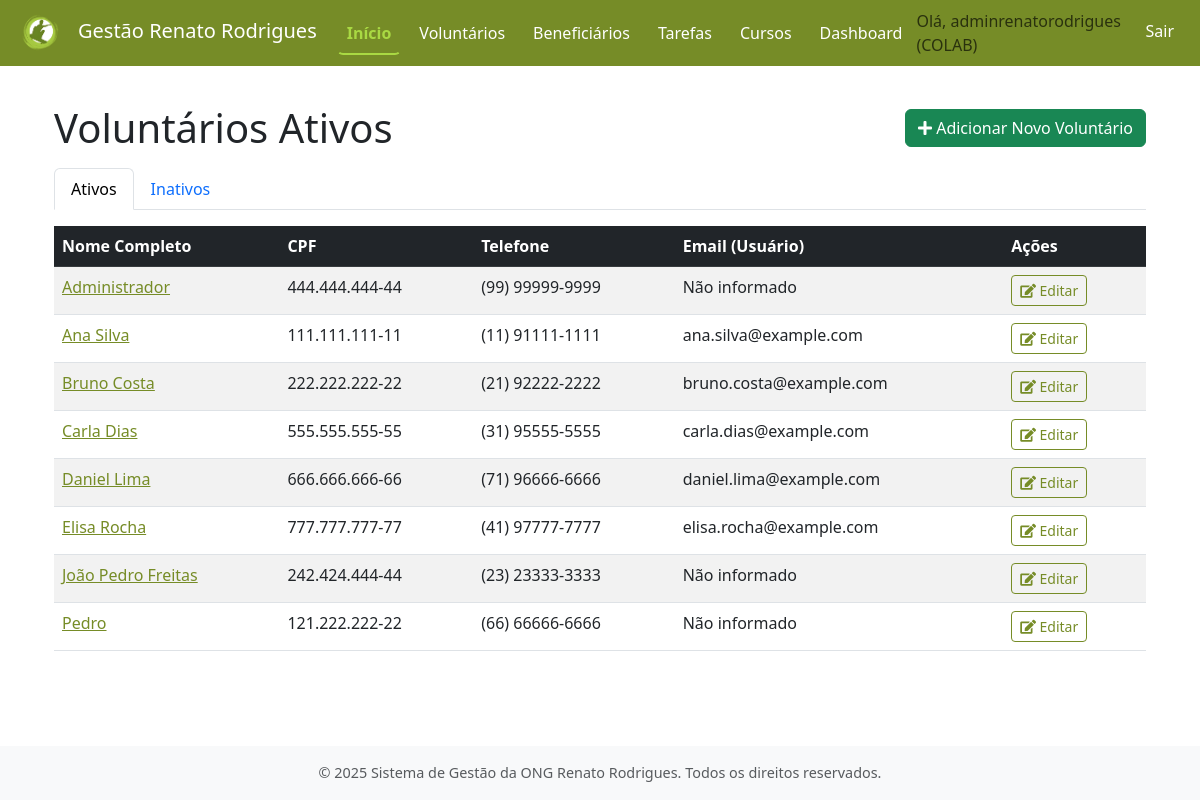
Page /voluntarios/ (signed in) on the committed database.
### contas/models.py (models this page shows, shortened)
class Usuario(AbstractUser):
    TIPOS_USUARIO = [
        ('ADMIN', 'Administrador'),
        ('VOLUNT', 'Voluntário'),
    ]
    tipo_usuario = models.CharField(
        max_length=6,
        choices=TIPOS_USUARIO,
        default='VOLUNT',
        verbose_name='Tipo de Usuário'
    )
    groups = models.ManyToManyField(
        'auth.Group',
        verbose_name='grupos',
        blank=True,
        help_text='Os grupos aos quais este usuário pertence. Um usuário receberá todas as permissões concedidas a cada um de seus grupos.',
        related_name="usuario_set_contas",  # Nome único para related_name
        related_query_name="usuario_contas",
    )
    user_permissions = models.ManyToManyField(
        'auth.Permission',
        verbose_name='permissões do usuário',
        blank=True,
        help_text='Permissões específicas para este usuário.',
        related_name="usuario_set_contas_perm",  # Nome único para related_name
        related_query_name="usuario_contas_perm",
    )

### voluntarios/models.py (models this page shows, shortened)
class Voluntario(models.Model):
    usuario = models.OneToOneField(
        settings.AUTH_USER_MODEL,
        on_delete=models.CASCADE,
        verbose_name='Usuário',
        help_text='Conta de usuário associada a este voluntário.'
    )
    nome_completo = models.CharField(max_length=255, verbose_name='Nome Completo')
    cpf = models.CharField(max_length=14, unique=True, verbose_name='CPF', help_text='Formato: XXX.XXX.XXX-XX')
    rg = models.CharField(max_length=10, verbose_name='RG') # Tornando obrigatório
    data_nascimento = models.DateField(verbose_name='Data de Nascimento')
    telefone = models.CharField(max_length=20, blank=True, null=True, verbose_name='Telefone Celular', help_text='Formato: (XX) XXXXX-XXXX')
    cep = models.CharField(max_length=9, blank=True, null=True, verbose_name='CEP', help_text='Formato: XXXXX-XXX')
    logradouro = models.CharField(max_length=255, blank=True, null=True, verbose_name='Logradouro')
    numero_endereco = models.CharField(max_length=10, blank=True, null=True, verbose_name='Número')
    complemento_endereco = models.CharField(max_length=100, blank=True, null=True, verbose_name='Complemento')
    bairro = models.CharField(max_length=100, blank=True, null=True, verbose_name='Bairro')
    cidade = models.CharField(max_length=100, blank=True, null=True, verbose_name='Cidade')
    estado = models.CharField(max_length=2, blank=True, null=True, verbose_name='UF') # Sigla do estado, ex: SP
    areas_interesse = models.TextField(blank=True, null=True, verbose_name='Áreas de Interesse', help_text='Descreva as áreas em que o voluntário tem interesse em atuar.')
    disp_seg_m = models.BooleanField(default=False, verbose_name='Segunda (Manhã)')
    disp_seg_t = models.BooleanField(default=False, verbose_name='Segunda (Tarde)')
    disp_seg_n = models.BooleanField(default=False, verbose_name='Segunda (Noite)')
    disp_ter_m = models.BooleanField(default=False, verbose_name='Terça (Manhã)')
    disp_ter_t = models.BooleanField(default=False, verbose_name='Terça (Tarde)')
    disp_ter_n = models.BooleanField(default=False, verbose_name='Terça (Noite)')
    disp_qua_m = models.BooleanField(default=False, verbose_name='Quarta (Manhã)')
    disp_qua_t = models.BooleanField(default=False, verbose_name='Quarta (Tarde)')
    disp_qua_n = models.BooleanField(default=False, verbose_name='Quarta (Noite)')
    disp_qui_m = models.BooleanField(default=False, verbose_name='Quinta (Manhã)')
    disp_qui_t = models.BooleanField(default=False, verbose_name='Quinta (Tarde)')
    disp_qui_n = models.BooleanField(default=False, verbose_name='Quinta (Noite)')
    disp_sex_m = models.BooleanField(default=False, verbose_name='Sexta (Manhã)')
    disp_sex_t = models.BooleanField(default=False, verbose_name='Sexta (Tarde)')
    disp_sex_n = models.BooleanField(default=False, verbose_name='Sexta (Noite)')
    disp_sab_m = models.BooleanField(default=False, verbose_name='Sábado (Manhã)')
    disp_sab_t = models.BooleanField(default=False, verbose_name='Sábado (Tarde)')
    disp_sab_n = models.BooleanField(default=False, verbose_name='Sábado (Noite)')
    disp_dom_m = models.BooleanField(default=False, verbose_name='Domingo (Manhã)')
    disp_dom_t = models.BooleanField(default=False, verbose_name='Domingo (Tarde)')
    disp_dom_n = models.BooleanField(default=False, verbose_name='Domingo (Noite)')
    data_cadastro = models.DateTimeField(auto_now_add=True, verbose_name='Data de Cadastro')
    ativo = models.BooleanField(default=True, verbose_name='Ativo')
    data_inativacao = models.DateTimeField(null=True, blank=True, verbose_name='Data de Inativação')
    class Meta:
        verbose_name = 'Voluntário'
        verbose_name_plural = 'Voluntários'
        ordering = ['nome_completo']
    def get_cpf_formatado(self):
        if self.cpf:
            cpf_numeros = ''.join(filter(str.isdigit, self.cpf))
            if len(cpf_numeros) == 11:
                return f"{cpf_numeros[:3]}.{cpf_numeros[3:6]}.{cpf_numeros[6:9]}-{cpf_numeros[9:]}"
        return self.cpf or ""
    def get_telefone_formatado(self):
        if self.telefone:
            tel_numeros = ''.join(filter(str.isdigit, self.telefone))
            if len(tel_numeros) == 11: # (XX) XXXXX-XXXX
                return f"({tel_numeros[:2]}) {tel_numeros[2:7]}-{tel_numeros[7:]}"
            elif len(tel_numeros) == 10: # (XX) XXXX-XXXX
                return f"({tel_numeros[:2]}) {tel_numeros[2:6]}-{tel_numeros[6:]}"
        return self.telefone or ""

### voluntarios/views.py (the view)
# urls.py: path('', views.listar_voluntarios, name='listar_voluntarios'),
@login_required
def listar_voluntarios(request):
    filtro_ativo_param = request.GET.get('filtro_ativo', 'ativos')
    if filtro_ativo_param == 'inativos':
        voluntarios = Voluntario.objects.filter(ativo=False).order_by('nome_completo')
        titulo_pagina_especifico = 'Voluntários Inativos'
    else: # 'ativos' ou qualquer outro valor
        voluntarios = Voluntario.objects.filter(ativo=True).order_by('nome_completo')
        titulo_pagina_especifico = 'Voluntários Ativos'
        filtro_ativo_param = 'ativos' # Garante que o valor seja 'ativos' se não for 'inativos'
    contexto = {
        'voluntarios': voluntarios,
        'titulo_pagina': titulo_pagina_especifico,
        'filtro_ativo_atual': filtro_ativo_param
    }
    return render(request, 'voluntarios/listar_voluntarios.html', contexto)

### voluntarios/templates/voluntarios/listar_voluntarios.html (shortened to what this page needs)
{% extends "core/base.html" %}
{% block content %}
<div class="container mt-4">
    <div class="d-flex flex-column flex-md-row justify-content-md-between align-items-md-center mb-3">
        <h1 class="mb-2 mb-md-0">{{ titulo_pagina }}</h1>
        <a href="{% url 'voluntarios:cadastrar_voluntario' %}" class="btn btn-success align-self-start align-self-md-auto">
            <i class="fas fa-plus"></i> Adicionar Novo Voluntário
        </a>
    </div>
    <ul class="nav nav-tabs mb-3">
        <li class="nav-item">
            <a class="nav-link {% if filtro_ativo_atual == 'ativos' %}active{% endif %}" href="{% url 'voluntarios:listar_voluntarios' %}?filtro_ativo=ativos">Ativos</a>
        </li>
        <li class="nav-item">
            <a class="nav-link {% if filtro_ativo_atual == 'inativos' %}active{% endif %}" href="{% url 'voluntarios:listar_voluntarios' %}?filtro_ativo=inativos">Inativos</a>
        </li>
    </ul>
    {% if voluntarios %}
        <div class="table-responsive">
            <table class="table table-striped table-hover">
                <thead class="table-dark">
                    <tr>
                        <th>Nome Completo</th>
                        <th>CPF</th>
                        <th>Telefone</th>
                        <th>Email (Usuário)</th>
                        <th>Ações</th>
                    </tr>
                </thead>
                <tbody>
                    {% for voluntario in voluntarios %}
                    <tr>
                        <td>
                            <a href="{% url 'voluntarios:detalhar_voluntario' voluntario.id %}">
                                {{ voluntario.nome_completo }}
                            </a>
                        </td>
                        <td>{{ voluntario.get_cpf_formatado|default:"Não informado" }}</td>
                        <td>{{ voluntario.get_telefone_formatado|default:"Não informado" }}</td>
                        <td>{{ voluntario.usuario.email|default:"Não informado" }}</td>
                        <td>
                            <div class="d-flex flex-column flex-md-row">
                                <a href="{% url 'voluntarios:editar_voluntario' voluntario.id %}" class="btn btn-sm btn-outline-primary mb-1 mb-md-0 me-md-1" title="Editar">
                                    <i class="fas fa-edit"></i> Editar
                                </a>
                            </div>
                        </td>
                    </tr>
                    {% endfor %}
                </tbody>
            </table>
        </div>
    {% endif %}
</div>
{% endblock content %}

### core/templates/core/base.html (shortened to what this page needs)
<!DOCTYPE html>
<html lang="pt-br">
  <head>
    <link
      href="https://cdn.jsdelivr.net/npm/bootstrap@5.3.0-alpha1/dist/css/bootstrap.min.css"
      rel="stylesheet"
    />
    <link
      rel="stylesheet"
      href="https://cdnjs.cloudflare.com/ajax/libs/font-awesome/5.15.4/css/all.min.css"
    />
    {% load static %}
    <link rel="stylesheet" href="{% static 'core/css/estilos.css' %}" />
  </head>
  <body>
    <nav class="navbar navbar-expand-lg navbar-custom fixed-top">
      <div class="container-fluid">
        <a class="navbar-brand" href="{% url 'core:pagina_inicial' %}">
          <img src="{% static 'core/img/logo_ong.png' %}" alt="Logo da ONG" style="height: 40px; margin-right: 10px;">Gestão Renato Rodrigues
        </a>
        <div class="collapse navbar-collapse" id="navbarNav">
          <ul class="navbar-nav me-auto mb-2 mb-lg-0">
            <li class="nav-item">
              <a
                class="nav-link active"
                aria-current="page"
                href="{% url 'core:pagina_inicial' %}"
                >Início</a
              >
            </li>
            {% if user.is_authenticated %}
            <li class="nav-item">
              <a class="nav-link" href="{% url 'voluntarios:listar_voluntarios' %}">Voluntários</a>
            </li>
            <li class="nav-item">
              <a class="nav-link" href="{% url 'beneficiarios:listar_beneficiarios' %}">Beneficiários</a>
            </li>
            <li class="nav-item">
              <a class="nav-link" href="{% url 'tarefas:listar_tarefas' %}">Tarefas</a>
            </li>
            <li class="nav-item">
              <a class="nav-link" href="{% url 'cursos:listar_cursos_ong' %}">Cursos</a>
            </li>
            <li class="nav-item">
              <a class="nav-link" href="{% url 'dashboard:painel_principal' %}">Dashboard</a>
            </li>
            {% endif %}
          </ul>
          <ul class="navbar-nav">
            {% if user.is_authenticated %}
            <li class="nav-item">
              <span class="navbar-text me-2">
                Olá, {{ user.username }} ({{ user.get_tipo_usuario_display }})
              </span>
            </li>
            <li class="nav-item">
              <a class="nav-link" href="{% url 'contas:logout' %}">Sair</a>
            </li>
            {% else %}
            <li class="nav-item">
              <a class="nav-link" href="{% url 'contas:login' %}">Entrar</a>
            </li>
            {% endif %}
          </ul>
        </div>
      </div>
    </nav>
    <main class="main-content container mt-4 mb-4">
       {% block content %}{% endblock content %}
    </main>
    <footer class="footer mt-auto py-3 bg-light">
      <div class="container text-center">
        <span class="text-muted"
          >© {% now "Y" %} Sistema de Gestão da ONG Renato Rodrigues. Todos os direitos
          reservados.</span
        >
      </div>
    </footer>
  </body>
</html>

### core/static/core/css/estilos.css (style rules this page uses)
:root { --cor-primaria-ong: #768C27; --cor-secundaria-ong: #A3BF3F; --cor-destaque-ong: #A9D943; --cor-texto-sobre-primaria: #FFFFFF; --cor-texto-sobre-secundaria: #FFFFFF; --cor-texto-sobre-destaque: #212529; }
.btn-outline-primary { color: var(--cor-primaria-ong) !important; border-color: var(--cor-primaria-ong) !important; }
a { color: var(--cor-primaria-ong); }
.navbar-custom { background-color: var(--cor-primaria-ong) !important; }
.navbar-custom .navbar-brand { color: var(--cor-texto-sobre-primaria) !important; }
.navbar-custom .nav-link { color: var(--cor-texto-sobre-primaria); padding: 0.5rem 1rem; margin: 0 0.25rem; border: 2px solid transparent; border-radius: 0.375rem; font-weight: 500; transition: all 0.3s ease-in-out; }
.navbar-custom .nav-link.active { color: var(--cor-destaque-ong); font-weight: bold; border-bottom: 2px solid var(--cor-destaque-ong); border-top-color: transparent; border-left-color: transparent; border-right-color: transparent; background-color: transparent; box-shadow: none; transform: none; }

### core/templates/core/base.html (style rules this page uses)
body { padding-top: 56px; display: flex; flex-direction: column; min-height: 100vh; }
.main-content { flex: 1; }
.footer { background-color: #f8f9fa; padding: 1rem 0; text-align: center; font-size: 0.9rem; color: #6c757d; }

### rows in the picture
Usuario: username "adminrenatorodrigues", tipo_usuario "COLAB"
Voluntario: nome_completo "Administrador", get_cpf_formatado "444.444.444-44", get_telefone_formatado "(99) 99999-9999", usuario.email "Não informado"
Voluntario: nome_completo "Ana Silva", get_cpf_formatado "111.111.111-11", get_telefone_formatado "(11) 91111-1111", usuario.email "ana.silva@example.com"
Voluntario: nome_completo "Bruno Costa", get_cpf_formatado "222.222.222-22", get_telefone_formatado "(21) 92222-2222", usuario.email "bruno.costa@example.com"
Voluntario: nome_completo "Carla Dias", get_cpf_formatado "555.555.555-55", get_telefone_formatado "(31) 95555-5555", usuario.email "carla.dias@example.com"
Voluntario: nome_completo "Daniel Lima", get_cpf_formatado "666.666.666-66", get_telefone_formatado "(71) 96666-6666", usuario.email "daniel.lima@example.com"
Voluntario: nome_completo "Elisa Rocha", get_cpf_formatado "777.777.777-77", get_telefone_formatado "(41) 97777-7777", usuario.email "elisa.rocha@example.com"
Voluntario: nome_completo "João Pedro Freitas", get_cpf_formatado "242.424.444-44", get_telefone_formatado "(23) 23333-3333", usuario.email "Não informado"
Voluntario: nome_completo "Pedro", get_cpf_formatado "121.222.222-22", get_telefone_formatado "(66) 66666-6666", usuario.email "Não informado"

### other values in the picture
{{ titulo_pagina }} "Voluntários Ativos"
